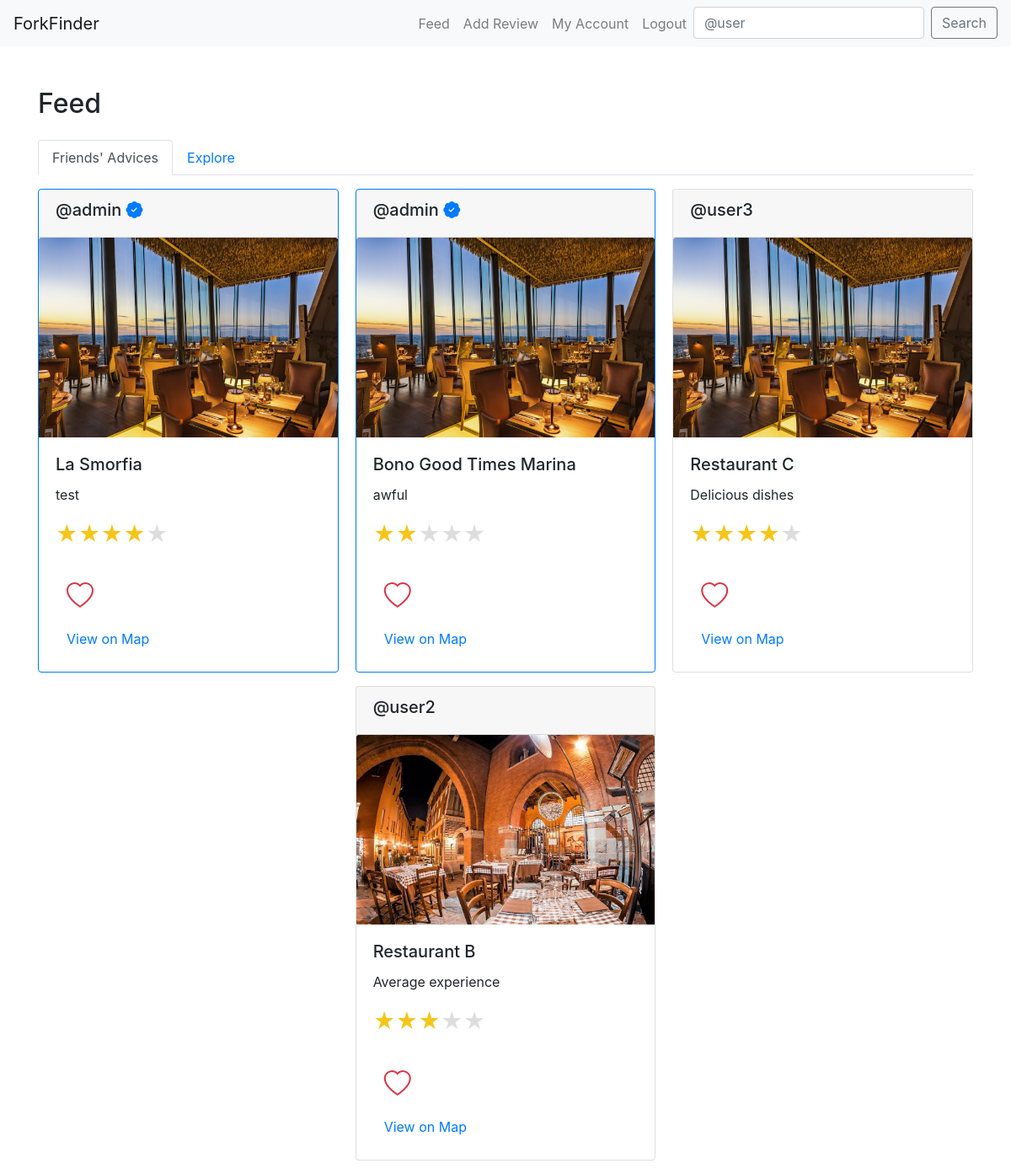
Screenshot of /feed/ (signed in) with the database file from the repository.
### core/models.py (models this page shows, shortened)
class Review(models.Model):
    user = models.ForeignKey(User, related_name="reviews", on_delete=models.CASCADE)
    restaurant = models.ForeignKey(Restaurant, on_delete=models.CASCADE)
    body = models.CharField(max_length=255)
    rating = models.PositiveSmallIntegerField()
    taste_rating = models.PositiveSmallIntegerField(blank=True, null=True)
    presentation_rating = models.PositiveSmallIntegerField(blank=True, null=True)
    service_rating = models.PositiveSmallIntegerField(blank=True, null=True)
    photo = models.ImageField(upload_to='media/review_photos/')
    is_featured = models.BooleanField(default=False)
    created_at = models.DateTimeField(auto_now_add=True)

class Restaurant(models.Model):
    place_id = models.CharField(max_length=255, unique=True)
    name = models.CharField(max_length=60)
    address = models.CharField(max_length=120,blank=True,null=True)
    longitude = models.CharField(max_length=255)
    latitude = models.CharField(max_length=255)

### core/views.py (the view, shortened to what this page needs)
# urls.py: path('feed/', FeedView.as_view(), name="feed"),
@method_decorator(login_required, name='dispatch')
class FeedView(View):
    template_name = 'feed.html'
    def get(self, request, *args, **kwargs):
        recommended_reviews = get_recommended_reviews(request.user)
        profile = request.user.profile
        favorite_reviews = profile.favorite_reviews.all()
        return render(request, self.template_name, {
            "recommended_reviews": recommended_reviews,
            "favorite_reviews": favorite_reviews,
        })

### core/utils.py (called while the page is built)
def haversine(lon1, lat1, lon2, lat2):
    lon1, lat1, lon2, lat2 = map(math.radians, [lon1, lat1, lon2, lat2])
    dlon = lon2 - lon1
    dlat = lat2 - lat1
    a = math.sin(dlat/2)**2 + math.cos(lat1) * math.cos(lat2) * math.sin(dlon/2)**2
    c = 2 * math.atan2(math.sqrt(a), math.sqrt(1-a))
    r = 6371 #in km
    return c * r

### templates/feed.html (shortened to what this page needs)
{% extends "base.html" %}
{% block content %}
    <h2 class="mb-4">Feed</h2>
    <ul class="nav nav-tabs" id="feedTabs" role="tablist">
        <li class="nav-item">
            <a class="nav-link active" id="friends-tab" data-toggle="tab" href="#friends" role="tab" aria-controls="friends" aria-selected="true">Friends' Advices</a>
        </li>
        <li class="nav-item">
            <a class="nav-link" id="explore-tab" data-toggle="tab" href="#explore" role="tab" aria-controls="explore" aria-selected="false">Explore</a>
        </li>
    </ul>
    <div class="tab-content mt-3" id="feedTabsContent">
        <div class="tab-pane fade show active" id="friends" role="tabpanel" aria-labelledby="friends-tab">
            <div class="card-columns">
                {% for followed in user.profile.follows.all %}
                    {% for review in followed.user.reviews.all %}
                        <div class="card mb-3 {% if review.is_featured %}border-primary{% endif %}">
                            <div class="card-header">
                                <h5>@{{ review.user.username }}
                                    {% if review.is_featured %}
                                        <i class="bi bi-patch-check-fill text-primary" title="Verified"></i>
                                    {% endif %}
                                </h5>
                            </div>
                            <img src="{{ review.photo.url }}" class="card-img-top" alt="Restaurant Photo">
                            <div class="card-body">
                                <h5 class="card-title">{{ review.restaurant.name }}</h5>
                                <p class="card-text">{{ review.body }}</p>
                                <p class="card-text">
                                    <small class="text-muted">
                                        <span class="star-rating">
                                            {% for i in "54321" %}
                                                <label style="color: {% if i|add:0 <= review.rating %}#f5c518{% else %}#ddd{% endif %};">&#9733;</label>
                                            {% endfor %}
                                        </span>
                                    </small>
                                </p>
                                <form method="post" action="{% url 'feed' %}">
                                    <button type="submit" class="btn btn-link">
                                        {% if review in favorite_reviews %}
                                            <i class="bi bi-heart-fill text-danger" style="font-size: 2rem;"></i>
                                        {% else %}
                                            <i class="bi bi-heart text-danger" style="font-size: 2rem;"></i>
                                        {% endif %}
                                    </button>
                                </form>
                                <a href="{% url 'view_on_map' review.restaurant.id %}" class="btn btn-link">View on Map</a>
                            </div>
                        </div>
                    {% endfor %}
                {% endfor %}
            </div>
        </div>
    </div>
{% endblock %}

### templates/base.html (style rules this page uses)
.card-columns { column-count: 3; }
.star-rating { display: flex; flex-direction: row-reverse; justify-content: flex-end; }
.star-rating label { font-size: 2em; color: #ddd; cursor: pointer; }

### rows the page displays
Review: user.username "admin", is_featured True (drawn), photo (picture), restaurant.name "La Smorfia", body "test"
Review: user.username "admin", is_featured True (drawn), photo (picture), restaurant.name "Bono Good Times Marina", body "awful"
Review: user.username "user2", photo (picture), restaurant.name "Restaurant B", body "Average experience"
Review: user.username "user3", photo (picture), restaurant.name "Restaurant C", body "Delicious dishes"
